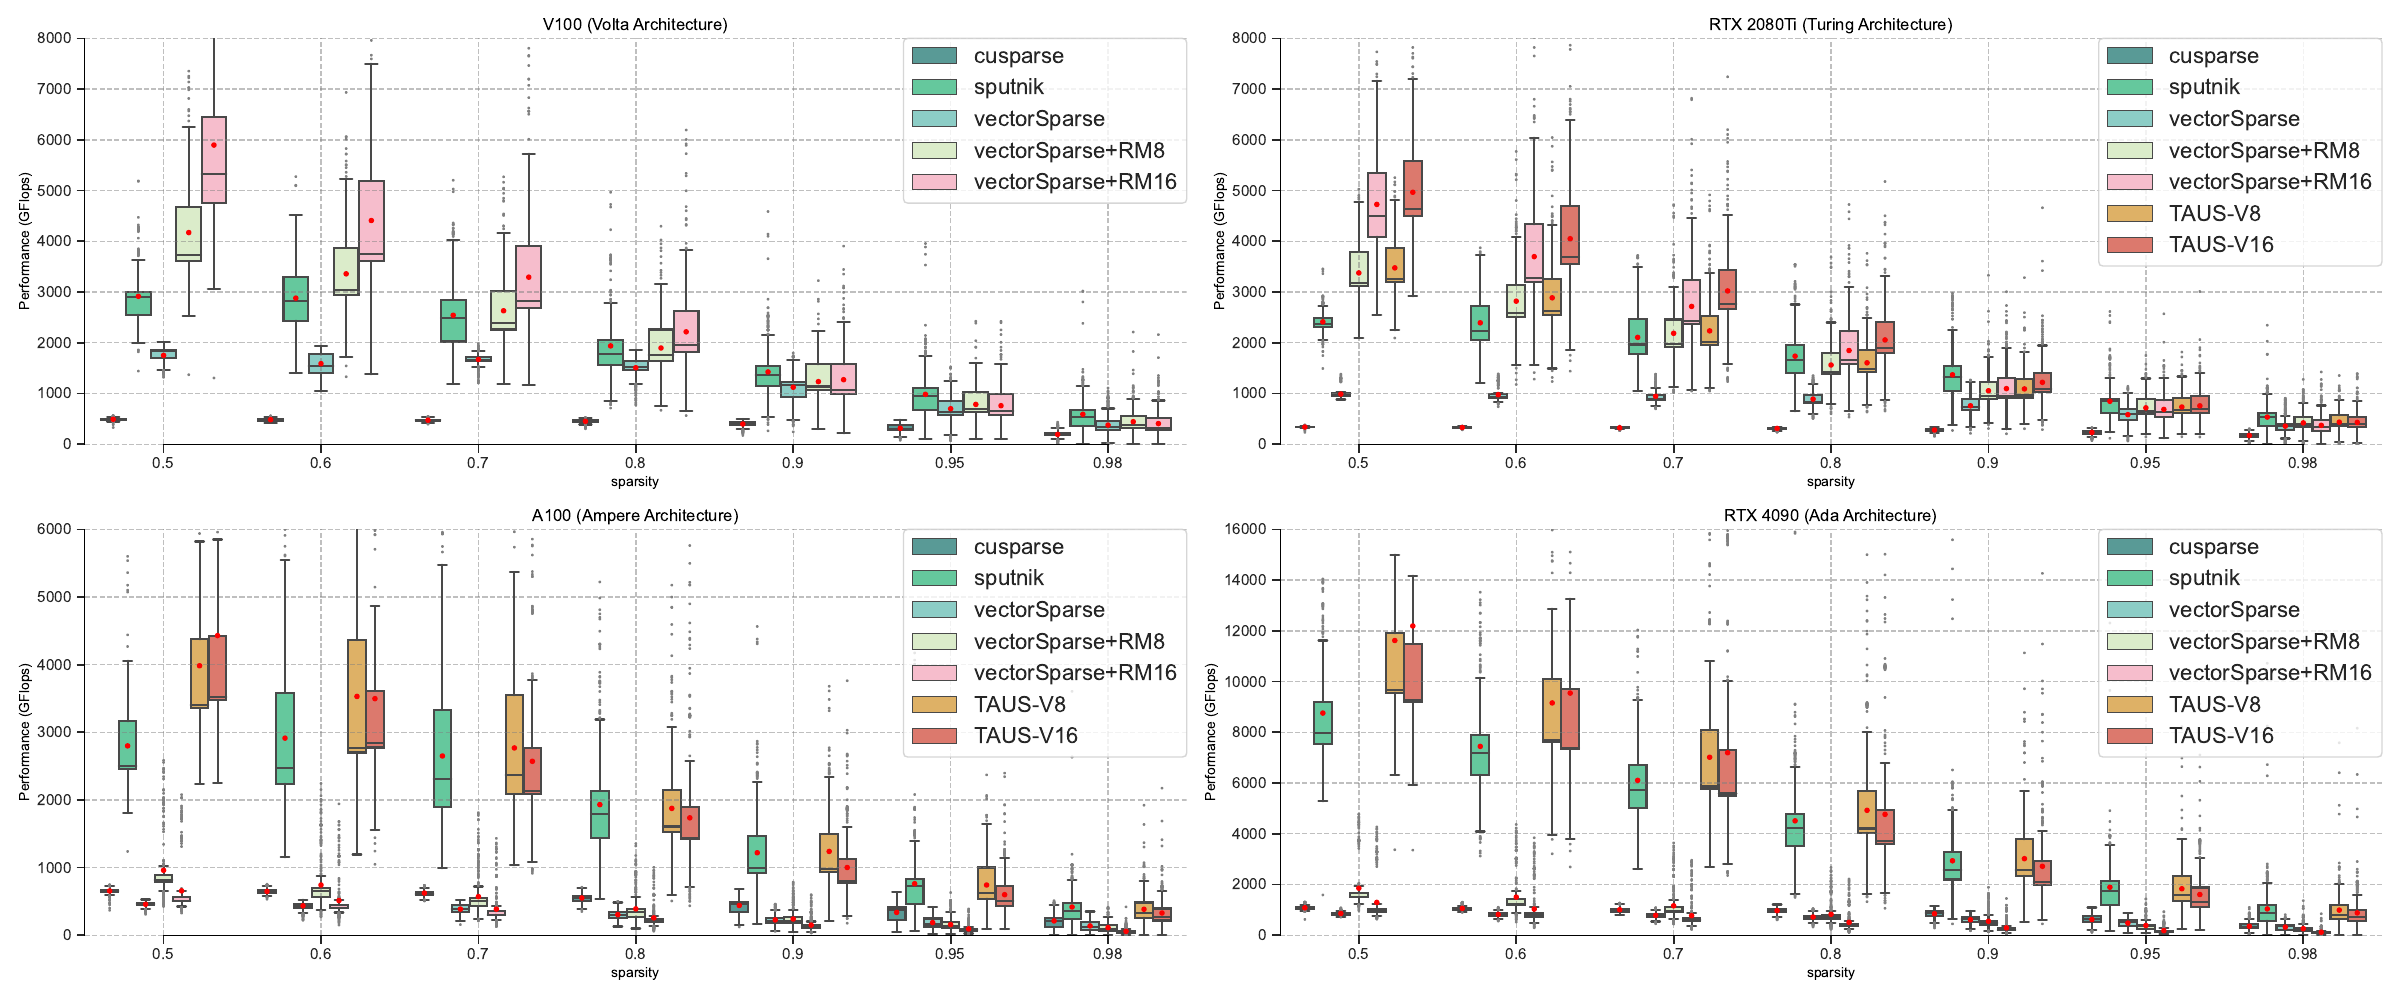

This figure's Python source:
import math
import numpy as np
import pandas as pd
import matplotlib.pyplot as plt
from matplotlib.pyplot import MultipleLocator
from matplotlib import gridspec
import matplotlib.ticker as ticker
import seaborn as sns
csvfile0 = pd.read_csv('../volta_cusparse.csv',usecols=[0,1,2,3,4],names=["nnz","M","K","N","perf"])
csvfile1 = pd.read_csv('../volta_sputnik.csv',usecols=[0,1,2,3,4],names=["nnz","M","K","N","perf"])
csvfile2 = pd.read_csv('../volta_vectorsparse.csv',usecols=[0,1,2,3,4],names=["nnz","M","K","N","perf"])
csvfile3 = pd.read_csv('../volta_vectorsparse_8_v0.csv',usecols=[0,1,2,3,4],names=["nnz","M","K","N","perf"])
csvfile4 = pd.read_csv('../volta_vectorsparse_16_v0.csv',usecols=[0,1,2,3,4],names=["nnz","M","K","N","perf"])
# csvfile5 = pd.read_csv('../ada_taus_8_v0.csv',usecols=[0,1,2,3,4],names=["nnz","M","K","N","perf"])
# csvfile6 = pd.read_csv('../ada_taus_16_v0.csv',usecols=[0,1,2,3,4],names=["nnz","M","K","N","perf"])
csvfile7 = pd.read_csv('../turing_cusparse.csv',usecols=[0,1,2,3,4],names=["nnz","M","K","N","perf"])
csvfile8 = pd.read_csv('../turing_sputnik.csv',usecols=[0,1,2,3,4],names=["nnz","M","K","N","perf"])
csvfile9 = pd.read_csv('../turing_vectorsparse.csv',usecols=[0,1,2,3,4],names=["nnz","M","K","N","perf"])
csvfile10 = pd.read_csv('../turing_vectorsparse_8_v0.csv',usecols=[0,1,2,3,4],names=["nnz","M","K","N","perf"])
csvfile11 = pd.read_csv('../turing_vectorsparse_16_v0.csv',usecols=[0,1,2,3,4],names=["nnz","M","K","N","perf"])
csvfile12 = pd.read_csv('../turing_taus_8_v0.csv',usecols=[0,1,2,3,4],names=["nnz","M","K","N","perf"])
csvfile13 = pd.read_csv('../turing_taus_16_v0.csv',usecols=[0,1,2,3,4],names=["nnz","M","K","N","perf"])
csvfile14 = pd.read_csv('../ampere_cusparse.csv',usecols=[0,1,2,3,4],names=["nnz","M","K","N","perf"])
csvfile15 = pd.read_csv('../ampere_sputnik.csv',usecols=[0,1,2,3,4],names=["nnz","M","K","N","perf"])
csvfile16 = pd.read_csv('../ampere_vectorsparse.csv',usecols=[0,1,2,3,4],names=["nnz","M","K","N","perf"])
csvfile17 = pd.read_csv('../ampere_vectorsparse_8_v0.csv',usecols=[0,1,2,3,4],names=["nnz","M","K","N","perf"])
csvfile18 = pd.read_csv('../ampere_vectorsparse_16_v0.csv',usecols=[0,1,2,3,4],names=["nnz","M","K","N","perf"])
csvfile19 = pd.read_csv('../ampere_taus_8_v0.csv',usecols=[0,1,2,3,4],names=["nnz","M","K","N","perf"])
csvfile20 = pd.read_csv('../ampere_taus_16_v0.csv',usecols=[0,1,2,3,4],names=["nnz","M","K","N","perf"])
csvfile21 = pd.read_csv('../ada_cusparse.csv',usecols=[0,1,2,3,4],names=["nnz","M","K","N","perf"])
csvfile22 = pd.read_csv('../ada_sputnik.csv',usecols=[0,1,2,3,4],names=["nnz","M","K","N","perf"])
csvfile23 = pd.read_csv('../ada_vectorsparse.csv',usecols=[0,1,2,3,4],names=["nnz","M","K","N","perf"])
csvfile24 = pd.read_csv('../ada_vectorsparse_8_v0.csv',usecols=[0,1,2,3,4],names=["nnz","M","K","N","perf"])
csvfile25 = pd.read_csv('../ada_vectorsparse_16_v0.csv',usecols=[0,1,2,3,4],names=["nnz","M","K","N","perf"])
csvfile26 = pd.read_csv('../ada_taus_8_v0.csv',usecols=[0,1,2,3,4],names=["nnz","M","K","N","perf"])
csvfile27 = pd.read_csv('../ada_taus_16_v0.csv',usecols=[0,1,2,3,4],names=["nnz","M","K","N","perf"])

sp = ["0.5", "0.6", "0.7", "0.8", "0.9", "0.95", "0.98"]
sparsity0 = []
sparsity1 = []
sparsity2 = []
sparsity3 = []
sparsity4 = []
sparsity5 = []
sparsity6 = []
sparsity7 = []
sparsity8 = []
sparsity9 = []
sparsity10 = []
sparsity11 = []
sparsity12 = []
sparsity13 = []
sparsity14 = []
sparsity15 = []
sparsity16 = []
sparsity17 = []
sparsity18 = []
sparsity19 = []
sparsity20 = []
sparsity21 = []
sparsity22 = []
sparsity23 = []
sparsity24 = []
sparsity25 = []
sparsity26 = []
sparsity27 = []
perf0 = []
perf1 = []
perf2 = []
perf3 = []
perf4 = []
perf5 = []
perf6 = []
perf7 = []
perf8 = []
perf9 = []
perf10 = []
perf11 = []
perf12 = []
perf13 = []
perf14 = []
perf15 = []
perf16 = []
perf17 = []
perf18 = []
perf19 = []
perf20 = []
perf21 = []
perf22 = []
perf23 = []
perf24 = []
perf25 = []
perf26 = []
perf27 = []
type0 = []
type1 = []
type2 = []
type3 = []
type4 = []
type5 = []
type6 = []
type7 = []
type8 = []
type9 = []
type10 = []
type11 = []
type12 = []
type13 = []
type14 = []
type15 = []
type16 = []
type17 = []
type18 = []
type19 = []
type20 = []
type21 = []
type22 = []
type23 = []
type24 = []
type25 = []
type26 = []
type27 = []

filenum = len(csvfile1.nnz)
print(filenum)
for i in range (filenum):
    if(int(csvfile1.nnz[i])!=0):
        perf0.append(float(csvfile0.perf[i]))
        type0.append('cusparse')
        perf1.append(float(csvfile1.perf[i]))
        type1.append('sputnik')
        perf2.append(float(csvfile2.perf[i]))
        type2.append('vectorSparse')
        perf3.append(float(csvfile3.perf[i]))
        type3.append('vectorSparse+RM8')
        perf4.append(float(csvfile4.perf[i]))
        type4.append('vectorSparse+RM16')
        # perf5.append(float(csvfile5.perf[i]))
        # type5.append('TAUS-V8')
        # perf6.append(float(csvfile6.perf[i]))
        # type6.append('TAUS-V16')
        perf7.append(float(csvfile7.perf[i]))
        type7.append('cusparse')
        perf8.append(float(csvfile8.perf[i]))
        type8.append('sputnik')
        perf9.append(float(csvfile9.perf[i]))
        type9.append('vectorSparse')
        perf10.append(float(csvfile10.perf[i]))
        type10.append('vectorSparse+RM8')
        perf11.append(float(csvfile11.perf[i]))
        type11.append('vectorSparse+RM16')
        perf12.append(float(csvfile12.perf[i]))
        type12.append('TAUS-V8')
        perf13.append(float(csvfile13.perf[i]))
        type13.append('TAUS-V16')
        perf14.append(float(csvfile14.perf[i]))
        type14.append('cusparse')
        perf15.append(float(csvfile15.perf[i]))
        type15.append('sputnik')
        perf16.append(float(csvfile16.perf[i]))
        type16.append('vectorSparse')
        perf17.append(float(csvfile17.perf[i]))
        type17.append('vectorSparse+RM8')
        perf18.append(float(csvfile18.perf[i]))
        type18.append('vectorSparse+RM16')
        perf19.append(float(csvfile19.perf[i]))
        type19.append('TAUS-V8')
        perf20.append(float(csvfile20.perf[i]))
        type20.append('TAUS-V16')
        perf21.append(float(csvfile21.perf[i]))
        type21.append('cusparse')
        perf22.append(float(csvfile22.perf[i]))
        type22.append('sputnik')
        perf23.append(float(csvfile23.perf[i]))
        type23.append('vectorSparse')
        perf24.append(float(csvfile24.perf[i]))
        type24.append('vectorSparse+RM8')
        perf25.append(float(csvfile25.perf[i]))
        type25.append('vectorSparse+RM16')
        perf26.append(float(csvfile26.perf[i]))
        type26.append('TAUS-V8')
        perf27.append(float(csvfile27.perf[i]))
        type27.append('TAUS-V16')


for i in range(4):
    for j in range(7):
        xlabel = sp[j]
        for k in range(97):
            NO_file = i*7*97+j*97+k
            if(int(csvfile1.nnz[NO_file])!=0):
                sparsity0.append(xlabel)
                sparsity1.append(xlabel)
                sparsity2.append(xlabel)
                sparsity3.append(xlabel)
                sparsity4.append(xlabel)
                # sparsity5.append(xlabel)
                # sparsity6.append(xlabel)
                sparsity7.append(xlabel)
                sparsity8.append(xlabel)
                sparsity9.append(xlabel)
                sparsity10.append(xlabel)
                sparsity11.append(xlabel)
                sparsity12.append(xlabel)
                sparsity13.append(xlabel)
                sparsity14.append(xlabel)
                sparsity15.append(xlabel)
                sparsity16.append(xlabel)
                sparsity17.append(xlabel)
                sparsity18.append(xlabel)
                sparsity19.append(xlabel)
                sparsity20.append(xlabel)
                sparsity21.append(xlabel)
                sparsity22.append(xlabel)
                sparsity23.append(xlabel)
                sparsity24.append(xlabel)
                sparsity25.append(xlabel)
                sparsity26.append(xlabel)
                sparsity27.append(xlabel)

volta_sputnik_mean = np.mean(perf1)
volta_vectorsparse_mean = np.mean(perf2)
volta_TAUS8_mean = np.mean(perf3)
volta_TAUS16_mean = np.mean(perf4)
turing_sputnik_mean = np.mean(perf8)
turing_TAUS8_mean = np.mean(perf12)
turing_TAUS16_mean = np.mean(perf13)
ampere_sputnik_mean = np.mean(perf15)
ampere_TAUS8_mean = np.mean(perf19)
ampere_TAUS16_mean = np.mean(perf20)
ada_sputnik_mean = np.mean(perf22)
ada_TAUS8_mean = np.mean(perf26)
ada_TAUS16_mean = np.mean(perf27)

speedup8_volta = volta_TAUS8_mean/volta_sputnik_mean
speedup16_volta = volta_TAUS16_mean/volta_sputnik_mean
speedup8_turing = turing_TAUS8_mean/turing_sputnik_mean
speedup16_turing = turing_TAUS16_mean/turing_sputnik_mean
speedup8_ampere = ampere_TAUS8_mean/ampere_sputnik_mean
speedup16_ampere = ampere_TAUS16_mean/ampere_sputnik_mean
speedup8_ada = ada_TAUS8_mean/ada_sputnik_mean
speedup16_ada = ada_TAUS16_mean/ada_sputnik_mean

temp_speedup1 = volta_TAUS8_mean/volta_vectorsparse_mean
temp_speedup2 = volta_TAUS16_mean/volta_vectorsparse_mean
print("||Volta || V=8 speedup: ", speedup8_volta, "V=16 speedup: ", speedup16_volta)
print("||Volta || V=8 speedup: ", temp_speedup1, "V=16 speedup: ", temp_speedup2)
print("||Turing|| V=8 speedup: ", speedup8_turing, "V=16 speedup: ", speedup16_turing)
print("||Ampere|| V=8 speedup: ", speedup8_ampere, "V=16 speedup: ", speedup16_ampere)
print("||Ada   || V=8 speedup: ", speedup8_ada, "V=16 speedup: ", speedup16_ada)



Sparsity_Volta = sparsity0 + sparsity1 + sparsity2 + sparsity3 + sparsity4# + sparsity5 + sparsity6
Perf_Volta = perf0 + perf1 + perf2 + perf3 + perf4# + perf5 + perf6
Type_Volta = type0 + type1 + type2 + type3 + type4# + type5 + type6
Sparsity_Turing = sparsity7 + sparsity8 + sparsity9 + sparsity10 + sparsity11 + sparsity12 + sparsity13
Perf_Turing = perf7 + perf8 + perf9 + perf10 + perf11 + perf12 + perf13
Type_Turing = type7 + type8 + type9 + type10 + type11 + type12 + type13
Sparsity_Ampere = sparsity14 + sparsity15 + sparsity16 + sparsity17 + sparsity18 + sparsity19 + sparsity20
Perf_Ampere = perf14 + perf15 + perf16 + perf17 + perf18 + perf19 + perf20
Type_Ampere = type14 + type15 + type16 + type17 + type18 + type19 + type20
Sparsity_Ada = sparsity21 + sparsity22 + sparsity23 + sparsity24 + sparsity25 + sparsity26 + sparsity27
Perf_Ada = perf21 + perf22 + perf23 + perf24 + perf25 + perf26 + perf27
Type_Ada = type21 + type22 + type23 + type24 + type25 + type26 + type27

# print(len(Sparsity_Ada))
# print(len(Perf_Ada))
# print(len(Type_Ada))
df_volta = pd.DataFrame({
    'sparsity': Sparsity_Volta,
    'perf': Perf_Volta,
    'lib': Type_Volta
})
df_turing = pd.DataFrame({
    'sparsity': Sparsity_Turing,
    'perf': Perf_Turing,
    'lib': Type_Turing
})
df_ampere = pd.DataFrame({
    'sparsity': Sparsity_Ampere,
    'perf': Perf_Ampere,
    'lib': Type_Ampere
})
df_ada = pd.DataFrame({
    'sparsity': Sparsity_Ada,
    'perf': Perf_Ada,
    'lib': Type_Ada
})

df1_sputnik = pd.DataFrame({
    'sparsity': sparsity8,
    'perf': perf8,
    'lib': type8
})
df1_taus8 = pd.DataFrame({
    'sparsity': sparsity12,
    'perf': perf12,
    'lib': type12
})
df1_taus16 = pd.DataFrame({
    'sparsity': sparsity13,
    'perf': perf13,
    'lib': type13
})
df2_sputnik = pd.DataFrame({
    'sparsity': sparsity15,
    'perf': perf15,
    'lib': type15
})
df2_taus8 = pd.DataFrame({
    'sparsity': sparsity19,
    'perf': perf19,
    'lib': type19
})
df2_taus16 = pd.DataFrame({
    'sparsity': sparsity20,
    'perf': perf20,
    'lib': type20
})

df3_sputnik = pd.DataFrame({
    'sparsity': sparsity22,
    'perf': perf22,
    'lib': type22
})
df3_taus8 = pd.DataFrame({
    'sparsity': sparsity26,
    'perf': perf26,
    'lib': type26
})
df3_taus16 = pd.DataFrame({
    'sparsity': sparsity27,
    'perf': perf27,
    'lib': type27
})

sputnik_mean_values1 = df1_sputnik.groupby('sparsity')['perf'].mean()
taus8_mean_values1 = df1_taus8.groupby('sparsity')['perf'].mean()
taus16_mean_values1 = df1_taus16.groupby('sparsity')['perf'].mean()
sputnik_mean_values2 = df2_sputnik.groupby('sparsity')['perf'].mean()
taus8_mean_values2 = df2_taus8.groupby('sparsity')['perf'].mean()
taus16_mean_values2 = df2_taus16.groupby('sparsity')['perf'].mean()
sputnik_mean_values3 = df3_sputnik.groupby('sparsity')['perf'].mean()
taus8_mean_values3 = df3_taus8.groupby('sparsity')['perf'].mean()
taus16_mean_values3 = df3_taus16.groupby('sparsity')['perf'].mean()
spd81 = [0.0,0.0,0.0,0.0,0.0,0.0,0.0]
spd161 = [0.0,0.0,0.0,0.0,0.0,0.0,0.0]
spd82 = [0.0,0.0,0.0,0.0,0.0,0.0,0.0]
spd162 = [0.0,0.0,0.0,0.0,0.0,0.0,0.0]
spd83 = [0.0,0.0,0.0,0.0,0.0,0.0,0.0]
spd163 = [0.0,0.0,0.0,0.0,0.0,0.0,0.0]
for i in range(7):
    print(sp[i])
    spd81[i] = taus8_mean_values1[i]/sputnik_mean_values1[i]
    spd161[i] = taus16_mean_values1[i]/sputnik_mean_values1[i]
    spd82[i] = taus8_mean_values2[i]/sputnik_mean_values2[i]
    spd162[i] = taus16_mean_values2[i]/sputnik_mean_values2[i]
    spd83[i] = taus8_mean_values3[i]/sputnik_mean_values3[i]
    spd163[i] = taus16_mean_values3[i]/sputnik_mean_values3[i]
    print(spd81[i])
    print(spd161[i])
    print(spd82[i])
    print(spd162[i])
    print(spd83[i])
    print(spd163[i])

fig, axs = plt.subplots(2, 2, figsize=(24, 10))
# Draw a nested boxplot to show bills by day and time
# color = {'cublas': '#025159', 'cusparse': '#26c4a5', 'vectorSparse': '#54d99f', 'vectorSparse+rowmerge': '#ace08c', 'sputnik': '#e8e284', 'TAUS-V8': '#f2b652', 'TAUS-V16': '#f26101'}
color = {'cusparse': '#4ea59f', 'sputnik': '#54d99f', 'vectorSparse': '#81d8cf', 'vectorSparse+RM8': '#dbf2c4', 'vectorSparse+RM16': '#ffb4c8', 'TAUS-V8': '#f2b652', 'TAUS-V16': '#ee6a5b'}
sns.set_theme(style="ticks")
color = dict(color)
# sns.set_style("whitegrid")
# sns.set(style="ticks")
plt.subplot(2,2,1)
box = sns.boxplot(x='sparsity', y='perf', hue = 'lib', data=df_volta, palette = color, ax=axs[0, 0], showfliers=True,flierprops={"marker":"o","markerfacecolor":"grey","markeredgecolor":"grey","markersize":"1"},
                showmeans=True,meanprops={"marker":"o","markerfacecolor":"red","markeredgecolor":"red","markersize":"3"})
# sns.pointplot(x='sparsity', y='perf', hue = 'lib', data=df, estimator=np.mean, color='red', ax=box0)
axs[0, 0].set_title('V100 (Volta Architecture)')
axs[0, 0].set_ylabel("Performance (GFlops)")
axs[0, 0].set(ylim=(0, 8000))
plt.grid(c='grey',alpha=0.5,linestyle='--')
plt.legend(loc="upper right", borderaxespad=0,fontsize=16,ncol=1)

# plt.grid()
# for i, sp in enumerate(df['sparsity'].unique()):
#     box.text(i, mean_values[sp], f'{mean_values[sp]:.2f}', horizontalalignment='center')
plt.subplot(2,2,2)
sns.boxplot(x='sparsity', y='perf', hue = 'lib', data=df_turing, palette = color, ax=axs[0, 1], showfliers=True,flierprops={"marker":"o","markerfacecolor":"grey","markeredgecolor":"grey","markersize":"1"},
                showmeans=True,meanprops={"marker":"o","markerfacecolor":"red","markeredgecolor":"red","markersize":"3"})
axs[0, 1].set_title('RTX 2080Ti (Turing Architecture)')
axs[0, 1].set_ylabel("Performance (GFlops)")
axs[0, 1].set(ylim=(0, 8000))
plt.grid(c='grey',alpha=0.5,linestyle='--')
plt.legend(loc="upper right", borderaxespad=0,fontsize=16,ncol=1)

# plt.grid()
plt.subplot(2,2,3)
sns.boxplot(x='sparsity', y='perf', hue = 'lib', data=df_ampere, palette = color, ax=axs[1, 0], showfliers=True,flierprops={"marker":"o","markerfacecolor":"grey","markeredgecolor":"grey","markersize":"1"},
                showmeans=True,meanprops={"marker":"o","markerfacecolor":"red","markeredgecolor":"red","markersize":"3"})
axs[1, 0].set_title('A100 (Ampere Architecture)')
axs[1, 0].set_ylabel("Performance (GFlops)")
axs[1, 0].set(ylim=(0, 6000))
plt.grid(c='grey',alpha=0.5,linestyle='--')
plt.legend(loc="upper right", borderaxespad=0,fontsize=16,ncol=1)

# plt.grid()
plt.subplot(2,2,4)
sns.boxplot(x='sparsity', y='perf', hue = 'lib', data=df_ada, palette = color, ax=axs[1, 1], showfliers=True,flierprops={"marker":"o","markerfacecolor":"grey","markeredgecolor":"grey","markersize":"1"},
                showmeans=True,meanprops={"marker":"o","markerfacecolor":"red","markeredgecolor":"red","markersize":"3"})
axs[1, 1].set_title('RTX 4090 (Ada Architecture)')
axs[1, 1].set_ylabel("Performance (GFlops)")
axs[1, 1].set(ylim=(0, 16000))
plt.grid(c='grey',alpha=0.5,linestyle='--')
plt.legend(loc="upper right", borderaxespad=0,fontsize=16,ncol=1)

# plt.grid()
sns.despine(offset=0, trim=True)

plt.tight_layout()

plt.savefig("exp4.pdf", format='pdf')

# sns.set_theme(style="darkgrid")
# df = sns.load_dataset("penguins")
# sns.displot(
#     df, x="flipper_length_mm", col="species", row="sex",
#     binwidth=3, height=3, facet_kws=dict(margin_titles=True),
# )
# plt.savefig("temp.pdf", format='pdf')
